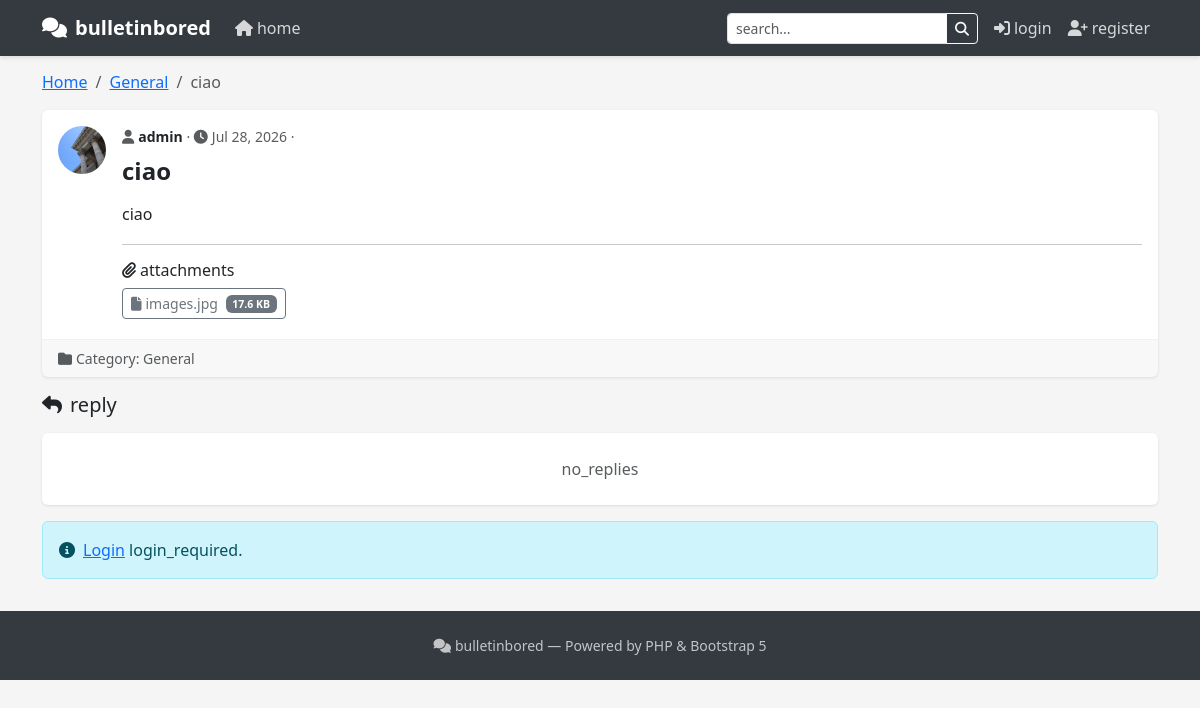
/thread/1-ciao, run on an earlier commit of the app's database.
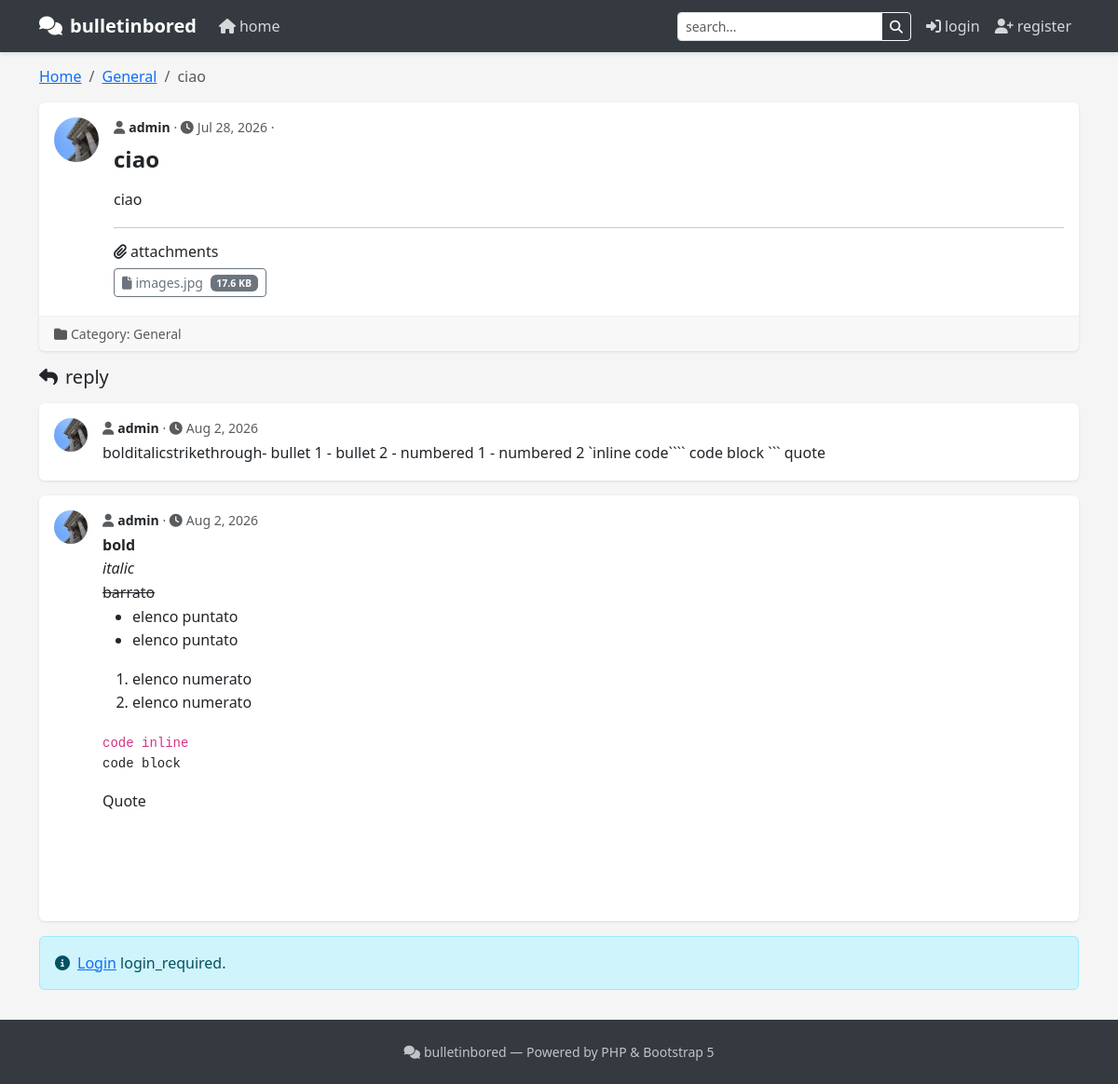
And on a later commit of the database.
### tables this page shows
CREATE TABLE uploads (
                id INTEGER PRIMARY KEY AUTOINCREMENT,
                thread_id INTEGER,
                post_id INTEGER,
                user_id INTEGER,
                filename TEXT,
                original_name TEXT,
                size INTEGER,
                created_at DATETIME DEFAULT CURRENT_TIMESTAMP
            );

CREATE TABLE posts (
                id INTEGER PRIMARY KEY AUTOINCREMENT,
                thread_id INTEGER,
                user_id INTEGER,
                content TEXT NOT NULL,
                status TEXT DEFAULT 'visible',
                created_at DATETIME DEFAULT CURRENT_TIMESTAMP
            );

CREATE TABLE users (
                id INTEGER PRIMARY KEY AUTOINCREMENT,
                username TEXT UNIQUE NOT NULL,
                password TEXT NOT NULL,
                email TEXT,
                role TEXT DEFAULT 'user',
                avatar TEXT,
                created_at DATETIME DEFAULT CURRENT_TIMESTAMP
            );

### views/thread.php (the view, shortened to what the changed rows need)
<?php include __DIR__.'/header.php'; render_header(escape($thread['title'] ?? 'Thread')); ?>
    <div class="card thread-opening">
        <div class="d-flex p-3 align-items-start">
            <div class="flex-grow-1 min-w-0">
                <h1 class="h4 thread-title mb-3"><?= escape($thread['title'] ?? '') ?></h1>
                <div class="thread-content">
                    <?= marked_parse($thread['content'] ?? '') ?>
                    <?php
                    $uploadsStmt = $pdo->prepare("SELECT * FROM uploads WHERE thread_id = ? AND post_id IS NULL ORDER BY created_at ASC");
                    $uploadsStmt->execute([$_GET['id'] ?? 0]);
                    $uploads = $uploadsStmt->fetchAll();
                    if (!empty($uploads)): ?>
                        <hr>
                        <h6><i class="fas fa-paperclip me-1"></i><?= t('attachments') ?></h6>
                        <?php foreach ($uploads as $upload): ?>
                            <a href="<?= base_url() ?>/uploads/<?= $upload['filename'] ?>" class="btn btn-outline-secondary btn-sm me-1 mb-1" download>
                                <i class="fas fa-file me-1"></i><?= escape($upload['original_name']) ?>
                                <span class="badge bg-secondary ms-1"><?= round($upload['size'] / 1024, 1) ?> KB</span>
                            </a>
                        <?php endforeach; ?>
                    <?php endif; ?>
                </div>
            </div>
        </div>
    </div>
    <?php if (empty($posts ?? [])): ?>
        <div class="card"><div class="card-body text-center py-4 text-muted"><?= t('no_replies') ?></div></div>
    <?php else: ?>
        <?php foreach ($posts as $post):
            $postDate = $post['created_at'] ?? '';
            $postFormattedDate = $postDate ? date('M j, Y', strtotime($postDate)) : '';
        ?>
            <div class="card post-reply">
                <div class="d-flex p-3 align-items-start">
                    <div class="thread-avatar me-3 flex-shrink-0">
                        <?php if (!empty($post['author_avatar'] ?? '')): ?>
                            <img src="<?= base_url() ?>/uploads/avatars/<?= escape($post['author_avatar']) ?>" alt="Avatar" class="avatar-img small">
                        <?php else: ?>
                            <div class="avatar-circle small"><?= strtoupper(escape($post['author'][0] ?? 'U')) ?></div>
                        <?php endif; ?>
                    </div>
                    <div class="flex-grow-1 min-w-0">
                        <div class="d-flex justify-content-start mb-1">
                            <small class="text-muted thread-meta">
                                <i class="fas fa-user me-1"></i><strong><?= escape($post['author']) ?></strong> &middot;
                                <i class="fas fa-clock me-1"></i><?= $postFormattedDate ?>
                            </small>
                        </div>
                        <div class="post-content"><?= marked_parse($post['content'] ?? '') ?></div>
                    </div>
                </div>
            </div>
        <?php endforeach; ?>
    <?php endif; ?>

### index.php (shortened to what the changed rows need)
<?php
require __DIR__.'/config.php';
$lang = $_GET['lang'] ?? $config['default_lang'] ?? 'en';
$translations = [];
$langFile = __DIR__.'/lang/'.$lang.'.php';
if (file_exists($langFile)) {
    $translations = include $langFile;
}
function t($key, $params = []) {
    global $translations;
    $text = $translations[$key] ?? $key;
    return $text;
}
function url($action, $params = []) {
    $base = base_url();
    $query = $params;
    switch ($action) {
        case 'category':
            $id = $params['id'] ?? 0;
            $slug = $params['slug'] ?? '';
            unset($query['id'], $query['slug']);
            return $base . '/category/' . $id . ($slug ? '-' . $slug : '') . (!empty($query) ? '?' . http_build_query($query) : '');
        default:
            return $base . '/?' . http_build_query(array_merge(['action' => $action], $params));
    }
}
$dbPath = $config['db_path'];
$dbDriver = $config['db_driver'] ?? 'sqlite';
if ($dbDriver === 'mysql') {
    $dsn = "mysql:host={$config['db_host']};dbname={$config['db_name']};charset=utf8mb4";
    $pdo = new PDO($dsn, $config['db_user'], $config['db_pass']);
    $pdo->setAttribute(PDO::ATTR_ERRMODE, PDO::ERRMODE_EXCEPTION);
    $pdo->setAttribute(PDO::ATTR_EMULATE_PREPARES, false);
    $tables = [
        "users" => "id INT AUTO_INCREMENT PRIMARY KEY, username VARCHAR(255) UNIQUE NOT NULL, password VARCHAR(255) NOT NULL, email VARCHAR(255), role VARCHAR(50) DEFAULT 'user', avatar VARCHAR(255), created_at DATETIME DEFAULT CURRENT_TIMESTAMP",
        "categories" => "id INT AUTO_INCREMENT PRIMARY KEY, name VARCHAR(255) NOT NULL, description TEXT, position INT DEFAULT 0",
        "threads" => "id INT AUTO_INCREMENT PRIMARY KEY, category_id INT, user_id INT, title TEXT, content TEXT, status VARCHAR(50) DEFAULT 'visible', created_at DATETIME DEFAULT CURRENT_TIMESTAMP, updated_at DATETIME DEFAULT CURRENT_TIMESTAMP",
        "posts" => "id INT AUTO_INCREMENT PRIMARY KEY, thread_id INT, user_id INT, content TEXT, status VARCHAR(50) DEFAULT 'visible', created_at DATETIME DEFAULT CURRENT_TIMESTAMP",
        "uploads" => "id INT AUTO_INCREMENT PRIMARY KEY, thread_id INT, post_id INT, user_id INT, filename VARCHAR(255), original_name VARCHAR(255), size INT, created_at DATETIME DEFAULT CURRENT_TIMESTAMP",
        "thread_watchers" => "id INT AUTO_INCREMENT PRIMARY KEY, thread_id INT NOT NULL, user_id INT NOT NULL, created_at DATETIME DEFAULT CURRENT_TIMESTAMP, UNIQUE KEY unique_watch (thread_id, user_id)"
    ];
    foreach ($tables as $name => $schema) {
        $pdo->exec("CREATE TABLE IF NOT EXISTS $name ($schema)");
    }
    $stmt = $pdo->query("SELECT COUNT(*) FROM users WHERE role='admin'");
    if ($stmt->fetchColumn() == 0) {
        $pdo->prepare("INSERT INTO users (username, password, role) VALUES (?, ?, 'admin')")
            ->execute([$config['admin_user'], password_hash($config['admin_pass'], PASSWORD_DEFAULT)]);
    }
    $pdo->prepare("INSERT IGNORE INTO categories (name, description, position) VALUES ('General', 'General discussion', 1)")->execute();
} else {
    if (!file_exists($dbPath)) {
        $pdo = new PDO('sqlite:'.$dbPath);
        $pdo->setAttribute(PDO::ATTR_ERRMODE, PDO::ERRMODE_EXCEPTION);
        $pdo->exec("
            CREATE TABLE users (
                id INTEGER PRIMARY KEY AUTOINCREMENT,
                username TEXT UNIQUE NOT NULL,
                password TEXT NOT NULL,
                email TEXT,
                role TEXT DEFAULT 'user',
                avatar TEXT,
                created_at DATETIME DEFAULT CURRENT_TIMESTAMP
            );
            CREATE TABLE categories (
                id INTEGER PRIMARY KEY AUTOINCREMENT,
                name TEXT NOT NULL,
                description TEXT,
                position INTEGER DEFAULT 0
            );
            CREATE TABLE threads (
                id INTEGER PRIMARY KEY AUTOINCREMENT,
                category_id INTEGER,
                user_id INTEGER,
                title TEXT NOT NULL,
                content TEXT,
                status TEXT DEFAULT 'visible',
                created_at DATETIME DEFAULT CURRENT_TIMESTAMP,
                updated_at DATETIME DEFAULT CURRENT_TIMESTAMP
            );
            CREATE TABLE posts (
                id INTEGER PRIMARY KEY AUTOINCREMENT,
                thread_id INTEGER,
                user_id INTEGER,
                content TEXT NOT NULL,
                status TEXT DEFAULT 'visible',
                created_at DATETIME DEFAULT CURRENT_TIMESTAMP
            );
            CREATE TABLE uploads (
                id INTEGER PRIMARY KEY AUTOINCREMENT,
                thread_id INTEGER,
                post_id INTEGER,
                user_id INTEGER,
                filename TEXT,
                original_name TEXT,
                size INTEGER,
                created_at DATETIME DEFAULT CURRENT_TIMESTAMP
            );
            CREATE TABLE thread_watchers (
                id INTEGER PRIMARY KEY AUTOINCREMENT,
                thread_id INTEGER NOT NULL,
                user_id INTEGER NOT NULL,
                created_at DATETIME DEFAULT CURRENT_TIMESTAMP,
                UNIQUE(thread_id, user_id)
            );
        ");
        $pdo->exec("INSERT INTO users (username, password, role) VALUES ('admin', '".password_hash($config['admin_pass'], PASSWORD_DEFAULT)."', 'admin')");
        $pdo->exec("INSERT INTO categories (name, description, position) VALUES ('General', 'General discussion', 1)");
    }
}
try {
    $cols = $pdo->query("PRAGMA table_info(users)")->fetchAll(PDO::FETCH_COLUMN);
    if (!in_array('email', $cols)) {
        $pdo->exec("ALTER TABLE users ADD COLUMN email TEXT");
    }
    if (!in_array('created_at', $cols)) {
        $pdo->exec("ALTER TABLE users ADD COLUMN created_at DATETIME DEFAULT CURRENT_TIMESTAMP");
    }
    if (!in_array('avatar', $cols)) {
        $pdo->exec("ALTER TABLE users ADD COLUMN avatar TEXT");
    }
} catch (PDOException $e) {}
function escape($s) { return htmlspecialchars($s, ENT_QUOTES, 'UTF-8'); }
function marked_parse($text) {
    if (str_contains($text, '&lt;')) {
        return '<div class="markdown-content">' . html_entity_decode($text, ENT_QUOTES, 'UTF-8') . '</div>';
    }
    return '<div class="markdown-content">' . $text . '</div>';
}
function is_logged_in() { return isset($_SESSION['user_id']); }
function is_admin() { return ($_SESSION['user_role'] ?? '') === 'admin'; }
function base_url() {
    static $baseUrl = null;
    if ($baseUrl === null) {
        if (!empty($config['base_url'])) {
            $baseUrl = rtrim($config['base_url'], '/');
        } else {
            $scriptName = $_SERVER['SCRIPT_NAME'] ?? '';
            $baseUrl = rtrim(str_replace('\\', '/', dirname($scriptName)), '/');
            if ($baseUrl === '' || $baseUrl === '\\') {
                $baseUrl = '';
            }
        }
    }
    return $baseUrl;
}
$action = $_GET['action'] ?? 'home';
try {
    if ($action === 'home' || $action === '') {
        $threads = $pdo->query("
            SELECT t.*, u.username as author, c.name as category_name
            FROM threads t
            LEFT JOIN users u ON t.user_id = u.id
            LEFT JOIN categories c ON t.category_id = c.id
            WHERE t.status = 'visible'
            ORDER BY t.created_at DESC
            LIMIT 20
        ")->fetchAll();
        $categories = $pdo->query("SELECT * FROM categories ORDER BY position")->fetchAll();
        include __DIR__.'/views/home.php';
    }
    elseif ($action === 'thread' && isset($_GET['id'])) {
        $threadId = (int)$_GET['id'];
        $stmt = $pdo->prepare("
            SELECT t.*, u.username as author, u.avatar as author_avatar, c.name as category_name
            FROM threads t
            LEFT JOIN users u ON t.user_id = u.id
            LEFT JOIN categories c ON t.category_id = c.id
            WHERE t.id = ?
        ");
        $stmt->execute([$threadId]);
        $thread = $stmt->fetch();
        $postPage = max(1, (int)($_GET['post_page'] ?? 1));
        $perPage = 5;
        $offset = ($postPage - 1) * $perPage;
        $postsStmt = $pdo->prepare("
            SELECT p.*, u.username as author, u.avatar as author_avatar
            FROM posts p
            LEFT JOIN users u ON p.user_id = u.id
            WHERE p.thread_id = ? AND p.status = 'visible'
            ORDER BY p.created_at ASC
            LIMIT ? OFFSET ?
        ");
        $postsStmt->execute([$threadId, $perPage, $offset]);
        $posts = $postsStmt->fetchAll();
        include __DIR__.'/views/thread.php';
    }
    elseif ($action === 'new_thread') {
        if (!is_logged_in()) {
            die('Login required');
        }
        $categories = $pdo->query("SELECT * FROM categories ORDER BY position")->fetchAll();
        include __DIR__.'/views/new_thread.php';
    }
    elseif ($action === 'login') {
        if (is_logged_in()) {
            redirect(url('home'));
        }
        include __DIR__.'/views/login.php';
    }
    elseif ($action === 'register') {
        include __DIR__.'/views/register.php';
    }
    elseif ($action === 'logout') {
        session_destroy();
        redirect(url('home'));
    }
    elseif ($action === 'edit_profile') {
        if (!is_logged_in()) {
            die('Login required');
        }
        include __DIR__.'/views/edit_profile.php';
    }
    elseif ($action === 'admin_moderation') {
        if (!is_admin()) {
            die('Admin required');
        }
        include __DIR__.'/views/admin_moderation.php';
    }
    elseif ($action === 'admin_categories') {
        if (!is_admin()) {
            die('Admin required');
        }
        include __DIR__.'/views/admin_categories.php';
    }
    elseif ($action === 'admin_users') {
        if (!is_admin()) {
            die('Admin required');
        }
        include __DIR__.'/views/admin_users.php';
    }
    elseif ($action === 'admin_settings') {
        if (!is_admin()) {
            die('Admin required');
        }
        include __DIR__.'/views/admin_settings.php';
    }
    elseif ($action === 'forgot_password') {
        include __DIR__.'/views/forgot_password.php';
    }
    elseif ($action === 'reset_password' && isset($_GET['token'])) {
        include __DIR__.'/views/reset_password.php';
    }
    else {
        http_response_code(404);
        echo 'Page not found';
    }
} catch (Exception $e) {
    error_log($e->getMessage());
    http_response_code(500);
    echo 'An error occurred. Please try again later.';
}
?>

What changed in the data, as far as the page shows it:
added posts: user.avatar (picture), user.username "admin", created_at "Aug 2, 2026", content "bolditalicstrikethrough- bullet 1 - bullet 2 - numbered 1 - numbered 2 `inline code```` code block ``` quote"
added posts: user.avatar (picture), user.username "admin", created_at "Aug 2, 2026", content "bold italic barrato elenco puntato elenco puntato elenco numerato elenco numerato code inline code block Quote"
Also different on the page:
t('no_replies'): "no_replies" → (not shown)
